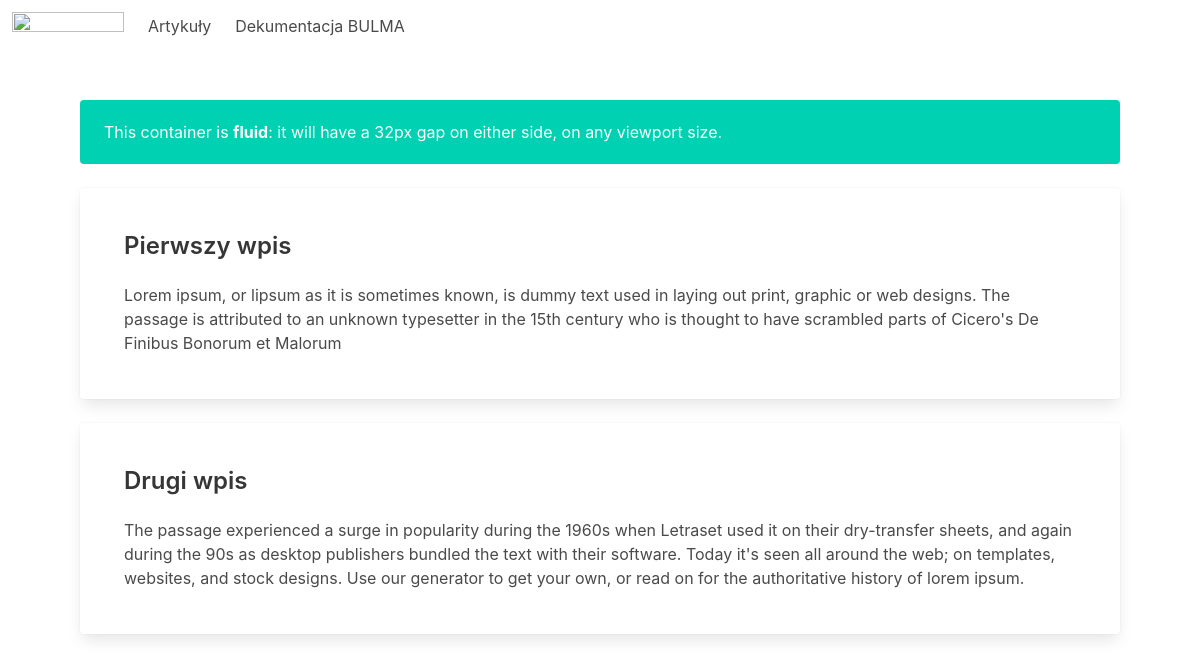
Screenshot of /artykuly/list/ with the database file from the repository.
### ai_web/models.py (models this page shows)
class Article(models.Model):
    title = models.CharField(max_length=250)
    content = models.TextField(default='')
    year = models.PositiveSmallIntegerField(default=2023)
    imgThumb = models.ImageField(upload_to='images', null=True, blank=True)

### ai_web/views.py (the view)
# urls.py: path("list/", index),
def index(response):
    title_article = "Artykuły"
    articles = Article.objects.all()
    options = ("opcja 1", "opcja 2")
    return render(response, "articles.html",
                  {
                      "title_article_view": title_article,
                      "options": options,
                      "articles": articles
                  })

### templates/articles.html (shortened to what this page needs)
<!doctype html>
<html lang="en">
<head>
        <link rel="stylesheet" href="https://cdn.jsdelivr.net/npm/bulma@0.9.4/css/bulma.min.css">
</head>
<body>
<nav class="navbar" role="navigation" aria-label="main navigation">
  <div class="navbar-brand">
    <a class="navbar-item" href="https://bulma.io">
      <img src="https://bulma.io/images/bulma-logo.png" width="112" height="28">
    </a>
  </div>
  <div id="navbarBasicExample" class="navbar-menu">
    <div class="navbar-start">
      <a  href="/artykuly/list/" class="navbar-item">
        {{title_article_view}}
      </a>
      <a href="https://bulma.io/documentation/" target="_blank" class="navbar-item">
        Dekumentacja BULMA
      </a>
    </div>
  </div>
</nav>
<section class="section">
    <div class="container is-fluid">
  <div class="notification is-primary">
    This container is <strong>fluid</strong>: it will have a 32px gap on either side, on any
    viewport size.
  </div>
        {% for art in articles %}
        <div class="card box">
          <div class="card-content">
            <h4 class="title is-4">{{ art.title }}</h4>
           <div class="content">
               {{ art.content }}
           </div>
          </div>
        </div>
        {% endfor %}
    </div>
  </section>
</body>
</html>

### rows the page displays
Article: title "Pierwszy wpis", content "Lorem ipsum, or lipsum as it is sometimes known, is dummy text used in laying out print, graphic or web designs. The passage is attributed to an unknown typesetter in the 15th century who is thought to have scrambled parts of Cicero's De Finibus Bonorum et Malorum"
Article: title "Drugi wpis", content "The passage experienced a surge in popularity during the 1960s when Letraset used it on their dry-transfer sheets, and again during the 90s as desktop publishers bundled the text with their software. Today it's seen all around the web; on templates, websites, and stock designs. Use our generator to get your own, or read on for the authoritative history of lorem ipsum."

### other values shown
{{ title_article_view }} "Artykuły"
